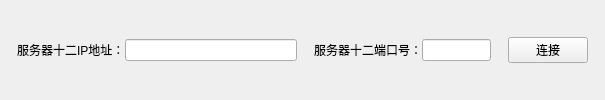
        <widget class="QWidget" name="ui_lamp_serverinfo_widget_12" native="true">
         <layout class="QHBoxLayout" name="horizontalLayout_22" stretch="1,2,10,1,2,4,1,4,1">
          <property name="spacing">
           <number>0</number>
          </property>
          <property name="leftMargin">
           <number>0</number>
          </property>
          <property name="topMargin">
           <number>0</number>
          </property>
          <property name="rightMargin">
           <number>0</number>
          </property>
          <property name="bottomMargin">
           <number>0</number>
          </property>
          <item>
           <spacer name="horizontalSpacer_83">
            <property name="orientation">
             <enum>Qt::Horizontal</enum>
            </property>
            <property name="sizeHint" stdset="0">
             <size>
              <width>18</width>
              <height>20</height>
             </size>
            </property>
           </spacer>
          </item>
          <item>
           <widget class="QLabel" name="label_41">
            <property name="text">
             <string>服务器十二IP地址：</string>
            </property>
           </widget>
          </item>
          <item>
           <widget class="QLineEdit" name="ui_lamp_server_ip12"/>
          </item>
          <item>
           <spacer name="horizontalSpacer_84">
            <property name="orientation">
             <enum>Qt::Horizontal</enum>
            </property>
            <property name="sizeHint" stdset="0">
             <size>
              <width>18</width>
              <height>20</height>
             </size>
            </property>
           </spacer>
          </item>
          <item>
           <widget class="QLabel" name="label_42">
            <property name="text">
             <string>服务器十二端口号：</string>
            </property>
           </widget>
          </item>
          <item>
           <widget class="QLineEdit" name="ui_lamp_server_port12"/>
          </item>
          <item>
           <spacer name="horizontalSpacer_85">
            <property name="orientation">
             <enum>Qt::Horizontal</enum>
            </property>
            <property name="sizeHint" stdset="0">
             <size>
              <width>17</width>
              <height>20</height>
             </size>
            </property>
           </spacer>
          </item>
          <item>
           <widget class="QPushButton" name="ui_lamp_connect_btn12">
            <property name="text">
             <string>连接</string>
            </property>
           </widget>
          </item>
          <item>
           <spacer name="horizontalSpacer_86">
            <property name="orientation">
             <enum>Qt::Horizontal</enum>
            </property>
            <property name="sizeHint" stdset="0">
             <size>
              <width>40</width>
              <height>20</height>
             </size>
            </property>
           </spacer>
          </item>
         </layout>
        </widget>
